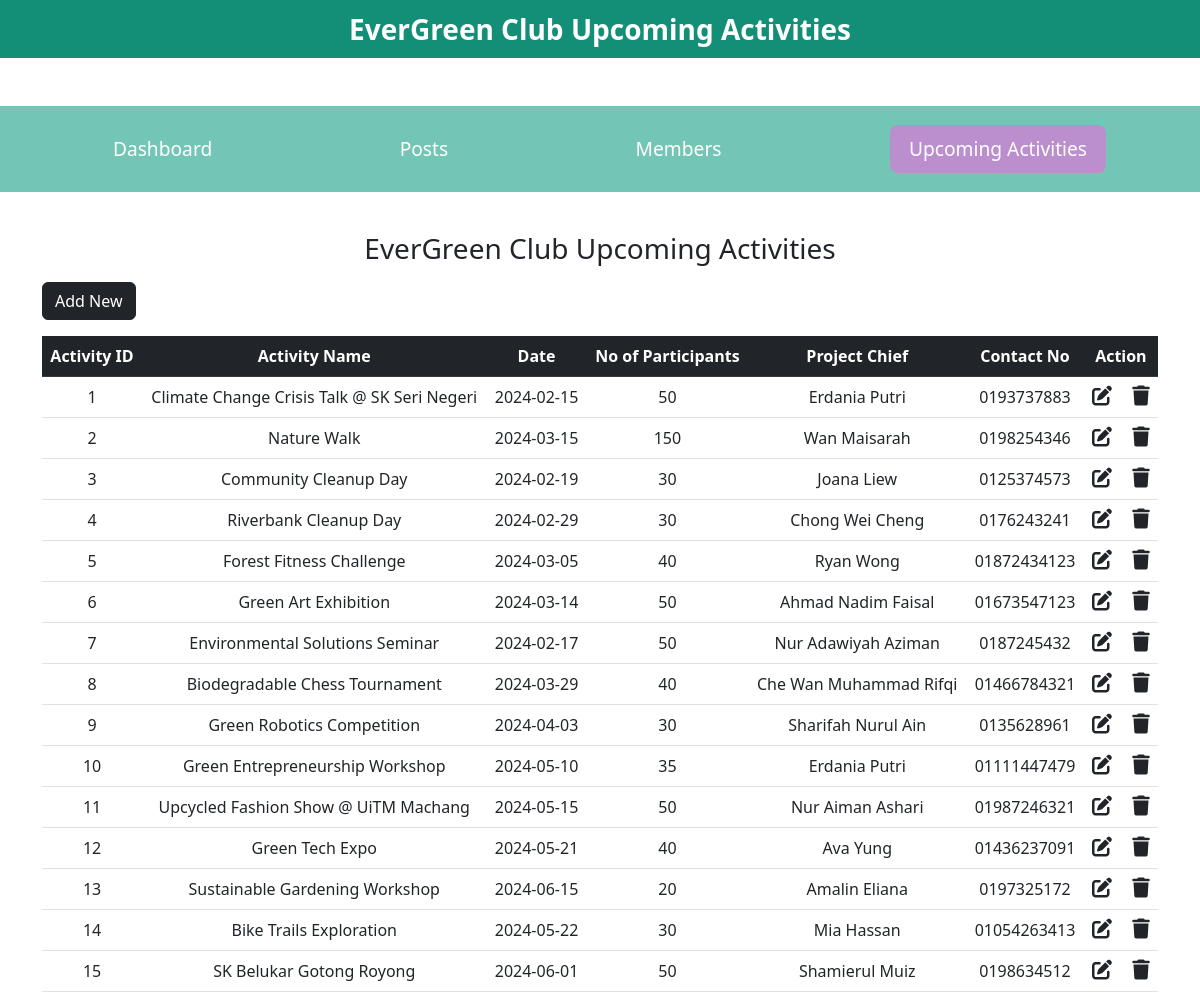
Page /activities.php on the committed database.
### tables this page shows
CREATE TABLE `activities` (
  `activity_id` int NOT NULL,
  `activity_name` varchar(150) NOT NULL,
  `activity_date` date NOT NULL,
  `no_participants` int NOT NULL,
  `project_chief` varchar(150) NOT NULL,
  `contact_no` varchar(12) NOT NULL
);

### activities.php (the view, shortened to what this page needs)
<?php
include "dbcon.php";
?>
<!DOCTYPE html>
<html lang="en">
<head>
  <link href="https://cdn.jsdelivr.net/npm/bootstrap@5.2.3/dist/css/bootstrap.min.css" rel="stylesheet">
  <link rel="stylesheet" href="https://cdnjs.cloudflare.com/ajax/libs/font-awesome/6.4.0/css/all.min.css" />
</head>
<body>
  <nav class="navbar navbar-light justify-content-center fs-3 mb-5" style="background-color: #148F77;">
    <b>EverGreen Club Upcoming Activities</b>
  </nav>
   <nav>
        <a href="home.php">Dashboard</a>
        <a href="blogpost.php">Posts</a>
        <a href="members.php">Members</a>
        <a href="activities.php" class="active">Upcoming Activities</a>
    </nav>
  <div class="container">
	<br>
	<p align="center"><h3 align="center">EverGreen Club Upcoming Activities</h3></p>
    <a href="add_activity.php" class="btn btn-dark mb-3">Add New</a>
    <table class="table table-hover text-center">
      <thead class="table-dark">
        <tr>
          <th scope="col">Activity ID</th>
          <th scope="col">Activity Name</th>
          <th scope="col">Date</th>
          <th scope="col">No of Participants</th>
          <th scope="col">Project Chief</th>
          <th scope="col">Contact No</th>
          <th scope="col">Action</th>
        </tr>
      </thead>
      <tbody>
        <?php
        $sql = "SELECT * FROM `activities`";
        $result = mysqli_query($con, $sql);
        while ($row = mysqli_fetch_assoc($result)) {
        ?>
          <tr>
            <td><?php echo $row["activity_id"] ?></td>
            <td><?php echo $row["activity_name"] ?></td>
            <td><?php echo $row["activity_date"] ?></td>
            <td><?php echo $row["no_participants"] ?></td>
            <td><?php echo $row["project_chief"] ?></td>
            <td><?php echo $row["contact_no"] ?></td>
            <td>
              <a href="editactivities.php?id=<?php echo $row["activity_id"] ?>" class="link-dark"><i class="fa-solid fa-pen-to-square fs-5 me-3"></i></a>
              <a href="deleteactivity.php?id=<?php echo $row["activity_id"] ?>" class="link-dark"><i class="fa-solid fa-trash fs-5"></i></a>
            </td>
          </tr>
        <?php
        }
        ?>
      </tbody>
    </table>
  </div>
</body>
</html>

### activities.php (style rules this page uses)
body { font-family: 'Arial', sans-serif; background-color: #FDFEFE; margin: 0; padding: 0; text-align: center; }
nav { background-color: #73C6B6; color: #fff; padding: 1em; display: flex; justify-content: space-around; font-size: 1.2em; }
nav a { color: #fff; text-decoration: none; padding: 0.5em 1em; border-radius: 8px; transition: background-color 0.3s; }
nav a.active { background-color: #BB8FCE; }

### rows in the picture
activities: activity_id "1", activity_name "Climate Change Crisis Talk @ SK Seri Negeri", activity_date "2024-02-15", no_participants "50", project_chief "Erdania Putri", contact_no "0193737883"
activities: activity_id "2", activity_name "Nature Walk", activity_date "2024-03-15", no_participants "150", project_chief "Wan Maisarah", contact_no "0198254346"
activities: activity_id "3", activity_name "Community Cleanup Day", activity_date "2024-02-19", no_participants "30", project_chief "Joana Liew", contact_no "0125374573"
activities: activity_id "4", activity_name "Riverbank Cleanup Day", activity_date "2024-02-29", no_participants "30", project_chief "Chong Wei Cheng", contact_no "0176243241"
activities: activity_id "5", activity_name "Forest Fitness Challenge", activity_date "2024-03-05", no_participants "40", project_chief "Ryan Wong", contact_no "01872434123"
activities: activity_id "6", activity_name "Green Art Exhibition", activity_date "2024-03-14", no_participants "50", project_chief "Ahmad Nadim Faisal", contact_no "01673547123"
activities: activity_id "7", activity_name "Environmental Solutions Seminar", activity_date "2024-02-17", no_participants "50", project_chief "Nur Adawiyah Aziman", contact_no "0187245432"
activities: activity_id "8", activity_name "Biodegradable Chess Tournament", activity_date "2024-03-29", no_participants "40", project_chief "Che Wan Muhammad Rifqi", contact_no "01466784321"
activities: activity_id "9", activity_name "Green Robotics Competition", activity_date "2024-04-03", no_participants "30", project_chief "Sharifah Nurul Ain", contact_no "0135628961"
activities: activity_id "10", activity_name "Green Entrepreneurship Workshop", activity_date "2024-05-10", no_participants "35", project_chief "Erdania Putri", contact_no "01111447479"
activities: activity_id "11", activity_name "Upcycled Fashion Show @ UiTM Machang", activity_date "2024-05-15", no_participants "50", project_chief "Nur Aiman Ashari", contact_no "01987246321"
activities: activity_id "12", activity_name "Green Tech Expo", activity_date "2024-05-21", no_participants "40", project_chief "Ava Yung", contact_no "01436237091"
activities: activity_id "13", activity_name "Sustainable Gardening Workshop", activity_date "2024-06-15", no_participants "20", project_chief "Amalin Eliana", contact_no "0197325172"
activities: activity_id "14", activity_name "Bike Trails Exploration", activity_date "2024-05-22", no_participants "30", project_chief "Mia Hassan", contact_no "01054263413"
activities: activity_id "15", activity_name "SK Belukar Gotong Royong", activity_date "2024-06-01", no_participants "50", project_chief "Shamierul Muiz", contact_no "0198634512"
